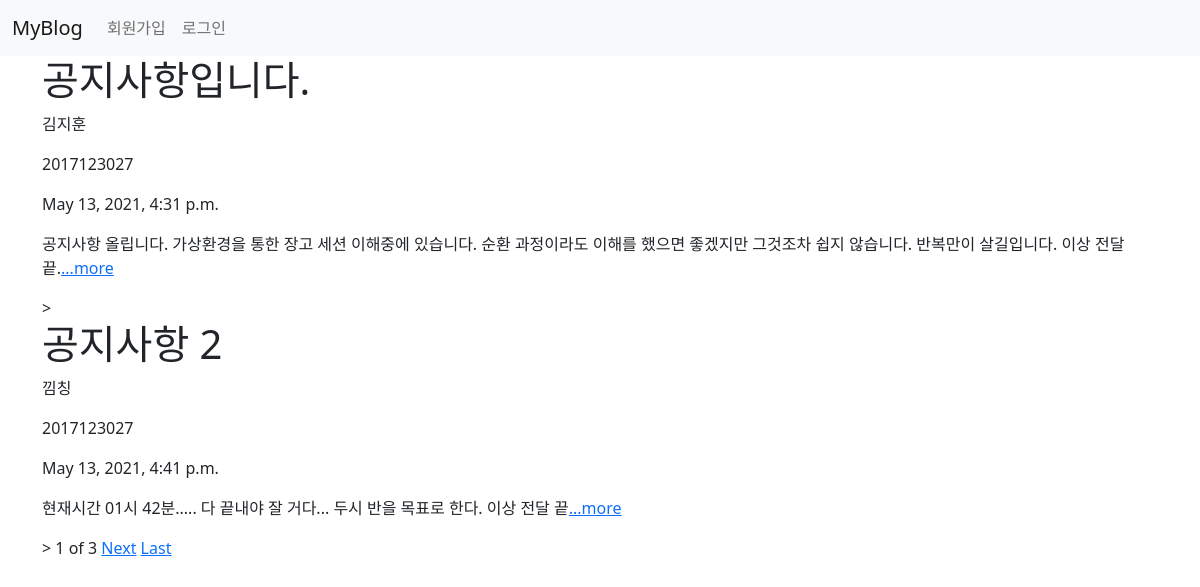
The page / on the database its author committed.
### notice/models.py (models this page shows, shortened)
class Notice(models.Model):
    title = models.CharField(max_length=200)
    writer = models.CharField(max_length=100)
    runner = models.IntegerField()
    pub_date = models.DateTimeField('date published')
    body = models.TextField()
    def summary(self):             #자기 자신을 인자로 받는 함수 summary
        return self.body[:100]     #body를 리턴을 해주는데 100글자로 상한선을 정함

### notice/views.py (the view)
# urls.py: 2. Add a URL to urlpatterns:  path('', views.home, name='home')
def home(request):
    notices = Notice.objects
    notice_list = Notice.objects.all()
    paginator = Paginator(notice_list, 2)
    page = request.GET.get('page')
    posts = paginator.get_page(page)
    return render(request, 'home.html', {'notices':notices, 'posts':posts})

### notice/templates/home.html (shortened to what this page needs)
{% extends 'base.html' %}
{% block content %}
  {% for notice in posts %}
        <h1>{{notice.title}}</h1>
        <p>{{notice.writer}}</p>
        <p>{{notice.runner}}</p>
        <p>{{notice.pub_date}}</p>
        <p>{{notice.summary}}<a href="{% url 'detail' notice.id %}">...more</a></p>     >
  {% endfor %}
  <span>{{posts.number}}</span>
  <span>of</span>
  <span>{{posts.paginator.num_pages}}</span>
  {% if posts.has_next %}
    <a href="?page={{posts.next_page_number}}">Next</a>
    <a href="?page={{posts.paginator.num_pages}}">Last</a>
  {% endif %}
{% endblock %}

### jihunproject/templates/base.html (shortened to what this page needs)
<!DOCTYPE html>
<html lang="en">
<head>
  <link href="https://cdn.jsdelivr.net/npm/bootstrap@5.0.1/dist/css/bootstrap.min.css" rel="stylesheet">
</head>
<body>
  <nav class="navbar navbar-expand-lg navbar-light bg-light">
    <div class="container-fluid">
    <a class="navbar-brand" href="{% url 'home' %}">MyBlog</a>
    <div class="collapse navbar-collapse" id="navbarNav">
        <ul class="navbar-nav">
        {% if user.is_authenticated %}
        <li class="nav-item">
            <a class="nav-link active" aria-current="page" href="{% url 'new' %}">글쓰기</a>
        </li>
        <li class="nav-item">
            <a class="nav-link" href="{% url 'introduce' %}">자기소개</a>
        </li>
        <li class="nav-item">
            <a class="nav-link" href="{% url 'mypage' %}">마이페이지</a>
        </li>
        <li class="nav-item">
            <a class="nav-link">{{user.username}}님 반갑습니다!</a>
        </li>
        <li class="nav-item">
            <a class="nav-link" href="{% url 'logout' %}">로그아웃</a>
        </li>
        {% else %}
        <li class="nav-item">
            <a class="nav-link" href="{% url 'signup' %}">회원가입</a>
        </li>
        <li class="nav-item">
            <a class="nav-link" href="{% url 'login' %}">로그인</a>
        </li>
        {% endif %}
        </ul>
    </div>
    </div>
  </nav>
  <div class="container">
      {% block content %}
      {% endblock %}
  </div>
</body>
</html>

### rows shown on the page
Notice: title "공지사항입니다.", writer "김지훈", runner "2017123027", pub_date "May 13, 2021, 4:31 p.m.", summary "공지사항 올립니다. 가상환경을 통한 장고 세션 이해중에 있습니다. 순환 과정이라도 이해를 했으면 좋겠지만 그것조차 쉽지 않습니다. 반복만이 살길입니다. 이상 전달 끝."
Notice: title "공지사항 2", writer "낌칭", runner "2017123027", pub_date "May 13, 2021, 4:41 p.m.", summary "현재시간 01시 42분..... 다 끝내야 잘 거다... 두시 반을 목표로 한다. 이상 전달 끝"

### other values the page prints
{{ posts.number }} "1"
{{ posts.paginator.num_pages }} "3"
